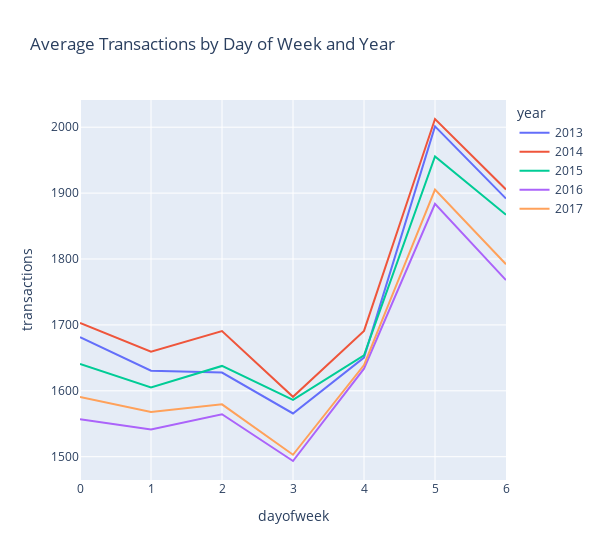

Notebook source saved alongside this figure:
### Code cell
dayofweek_transactions = transactions_df.copy()
dayofweek_transactions['dayofweek'] = dayofweek_transactions['date'].dt.dayofweek # data['date'].dt.dayofweek returns 0 for Monday, 1 for Tuesday, ..., 6 for Sunday
dayofweek_transactions['year'] = dayofweek_transactions['date'].dt.year
dayofweek_transactions = dayofweek_transactions.groupby(['dayofweek', 'year']).agg({'transactions': 'mean'}).reset_index()
px.line(dayofweek_transactions, x='dayofweek', y='transactions', color='year', title='Average Transactions by Day of Week and Year', width=600).show()

### Figure 1 — Plotly figure (JSON) as saved in the notebook; plotly's stock layout.template omitted (floating-point values rounded to 4 significant figures)
{"data": [{"hovertemplate": "year=2013<br>dayofweek=%{x}<br>transactions=%{y}<extra></extra>", "legendgroup": "2013", "line": {"color": "#636efa", "dash": "solid"}, "marker": {"symbol": "circle"}, "mode": "lines", "name": "2013", "orientation": "v", "showlegend": true, "type": "scatter", "x": [0, 1, 2, 3, 4, 5, 6], "xaxis": "x", "y": [1681.0, 1630.0, 1628.0, 1566.0, 1650.0, 2001.0, 1892.0], "yaxis": "y"}, {"hovertemplate": "year=2014<br>dayofweek=%{x}<br>transactions=%{y}<extra></extra>", "legendgroup": "2014", "line": {"color": "#EF553B", "dash": "solid"}, "marker": {"symbol": "circle"}, "mode": "lines", "name": "2014", "orientation": "v", "showlegend": true, "type": "scatter", "x": [0, 1, 2, 3, 4, 5, 6], "xaxis": "x", "y": [1703.0, 1659.0, 1691.0, 1591.0, 1691.0, 2012.0, 1906.0], "yaxis": "y"}, {"hovertemplate": "year=2015<br>dayofweek=%{x}<br>transactions=%{y}<extra></extra>", "legendgroup": "2015", "line": {"color": "#00cc96", "dash": "solid"}, "marker": {"symbol": "circle"}, "mode": "lines", "name": "2015", "orientation": "v", "showlegend": true, "type": "scatter", "x": [0, 1, 2, 3, 4, 5, 6], "xaxis": "x", "y": [1641.0, 1605.0, 1638.0, 1586.0, 1654.0, 1956.0, 1867.0], "yaxis": "y"}, {"hovertemplate": "year=2016<br>dayofweek=%{x}<br>transactions=%{y}<extra></extra>", "legendgroup": "2016", "line": {"color": "#ab63fa", "dash": "solid"}, "marker": {"symbol": "circle"}, "mode": "lines", "name": "2016", "orientation": "v", "showlegend": true, "type": "scatter", "x": [0, 1, 2, 3, 4, 5, 6], "xaxis": "x", "y": [1557.0, 1541.0, 1564.0, 1493.0, 1634.0, 1884.0, 1768.0], "yaxis": "y"}, {"hovertemplate": "year=2017<br>dayofweek=%{x}<br>transactions=%{y}<extra></extra>", "legendgroup": "2017", "line": {"color": "#FFA15A", "dash": "solid"}, "marker": {"symbol": "circle"}, "mode": "lines", "name": "2017", "orientation": "v", "showlegend": true, "type": "scatter", "x": [0, 1, 2, 3, 4, 5, 6], "xaxis": "x", "y": [1591.0, 1568.0, 1579.0, 1503.0, 1639.0, 1905.0, 1792.0], "yaxis": "y"}], "layout": {"legend": {"title": {"text": "year"}, "tracegroupgap": 0}, "title": {"text": "Average Transactions by Day of Week and Year"}, "width": 600, "xaxis": {"anchor": "y", "domain": [0, 1], "title": {"text": "dayofweek"}}, "yaxis": {"anchor": "x", "domain": [0, 1], "title": {"text": "transactions"}}}}
